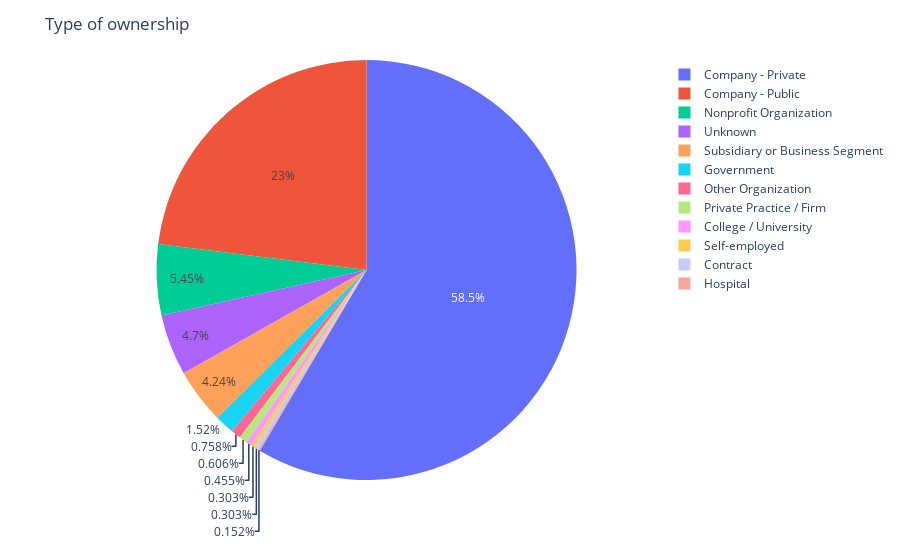

The code cell stored with this chart in its notebook:
### Markdown cell above
A interactive chart based on ```Type of ownership``` column

### Code cell
data = pd.DataFrame(df['Type of ownership'].value_counts())
data

import plotly.express as px
fig = px.pie(data, values=data['count'], names=data.index)
fig.update_layout(title = 'Type of ownership')
fig.show()

### Figure 1 — Plotly figure (JSON) as saved in the notebook; plotly's stock layout.template omitted (floating-point values rounded to 4 significant figures)
{"data": [{"domain": {"x": [0, 1], "y": [0, 1]}, "hovertemplate": "Type of ownership=%{label}<br>count=%{value}<extra></extra>", "labels": ["Company - Private", "Company - Public", "Nonprofit Organization", "Unknown", "Subsidiary or Business Segment", "Government", "Other Organization", "Private Practice / Firm", "College / University", "Self-employed", "Contract", "Hospital"], "legendgroup": "", "name": "", "showlegend": true, "type": "pie", "values": [386, 152, 36, 31, 28, 10, 5, 4, 3, 2, 2, 1]}], "layout": {"legend": {"tracegroupgap": 0}, "margin": {"t": 60}, "title": {"text": "Type of ownership"}}}
